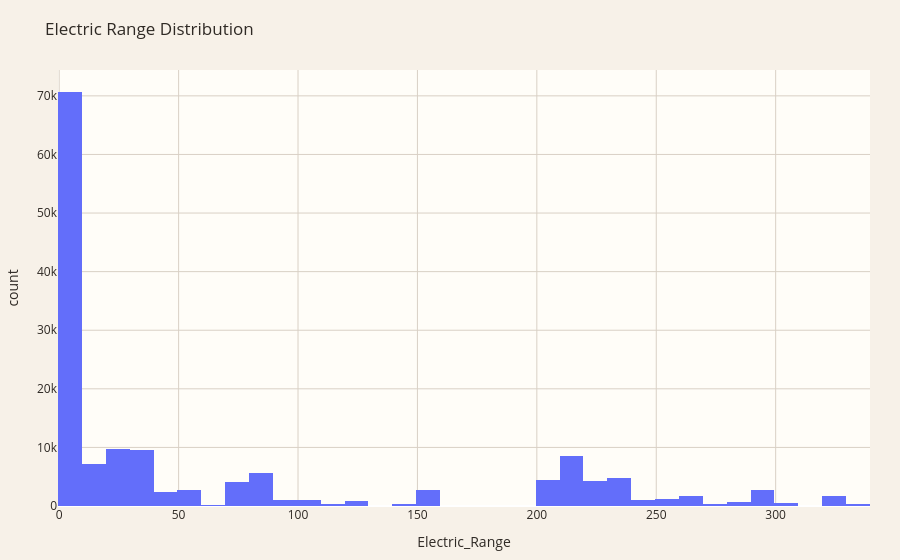

The notebook cell saved with this chart:
### Markdown cell above
## 33. Chart — Electric Range Distribution

### Code cell
if PLOTLY_AVAILABLE:
    fig = px.histogram(
        df,
        x="Electric_Range",
        nbins=40,
        title="Electric Range Distribution"
    )

    fig = apply_theme(fig)
    fig.show()

### Figure 1 — Plotly figure (JSON) as saved in the notebook; plotly's stock layout.template omitted (floating-point values rounded to 4 significant figures; data arrays with more than 128 entries replaced by an {"elided": "..."} marker saying what was removed)
{"data": [{"bingroup": "x", "hovertemplate": "Electric_Range=%{x}<br>count=%{y}<extra></extra>", "legendgroup": "", "marker": {"color": "#636efa", "pattern": {"shape": ""}}, "name": "", "nbinsx": 40, "orientation": "v", "showlegend": false, "type": "histogram", "x": {"elided": "150482 int values"}, "xaxis": "x", "yaxis": "y"}], "layout": {"barmode": "relative", "font": {"color": "#2F2A25"}, "hovermode": "x unified", "legend": {"tracegroupgap": 0}, "margin": {"b": 50, "l": 50, "r": 30, "t": 70}, "paper_bgcolor": "#F7F1E8", "plot_bgcolor": "#FFFDF8", "title": {"text": "Electric Range Distribution"}, "xaxis": {"anchor": "y", "domain": [0, 1], "gridcolor": "#D9D0C5", "showgrid": true, "title": {"text": "Electric_Range"}}, "yaxis": {"anchor": "x", "domain": [0, 1], "gridcolor": "#D9D0C5", "showgrid": true, "title": {"text": "count"}}}}
